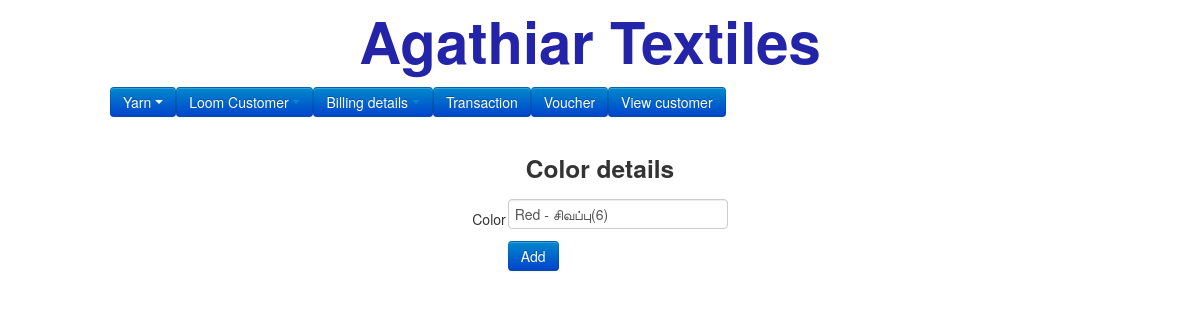
The page /addcolor.php?id=1 on the database as committed earlier.
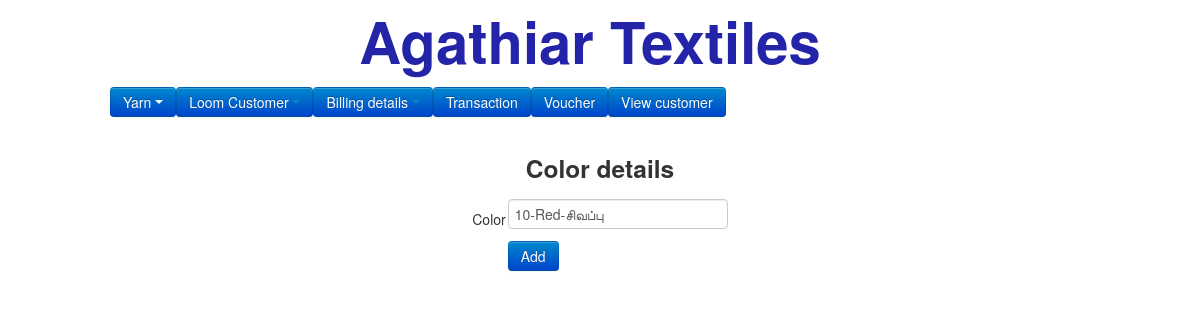
The same page on the database as committed later.
### tables this page shows
CREATE TABLE `color` (
  `id` int(50) NOT NULL,
  `name` text NOT NULL,
  `date` varchar(50) NOT NULL
);

### addcolor.php (the view, shortened to what this page needs)
<?php
include('template/header.php');
?>
<?php
$thread = [];
$edit = false;
if(isset($_GET['id'])){
	$data = getSingleData('color', $_GET['id']);
	$edit = true;
	$thread = $data[0];
}
?>
<center>
<form  action="color.php" method="post" id="formID">
<h3>Color details</h3>
<table>
<tr><td>Color</td>
<td><input type="text" class='validate[required,ajax[ajaxNameCall]]' id='colorid' title="<?php if(isset($thread['id'])){ echo $thread['id'];} else {echo '0';} ?>" name="color" value="<?php echo editData($thread, 'name'); ?>"></td>
</tr>
<tr><td></td><td><input type="submit" value="Add" <?php echo (!$edit)?"id='submit'":''?> class="btn btn-primary"></td></tr>
</table>
</form>
</center>
</body>
</html>

Rows that differ between the two databases and show on the page:
changed color: color "Red - சிவப்பு(6)" → "10-Red-சிவப்பு"
